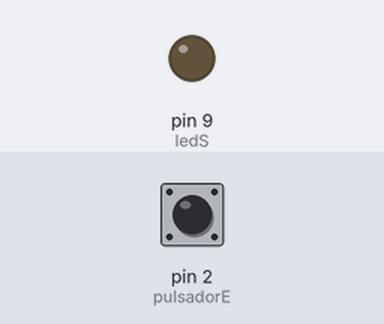
Simulated run of this sketch. Board: Arduino Uno, built with avr-gcc and run on an emulated ATmega328P. Parts: output pins drawn as LEDs (lit = HIGH). Inputs (shaded band) come from the test bench; at power-on: pin 2 (pulsadorE) LOW.

Above: at 1.2 s.
1.3 s: pin 2 (pulsadorE) pulled HIGH for 0.15 s
At 1.37 s:
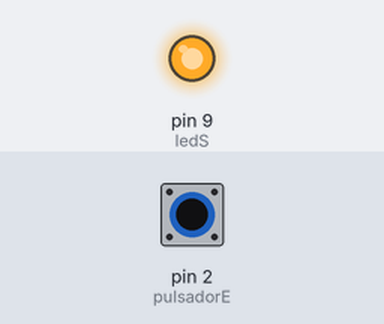
2.9 s: pin 2 (pulsadorE) pulled HIGH for 3.2 s
At 6.4 s:
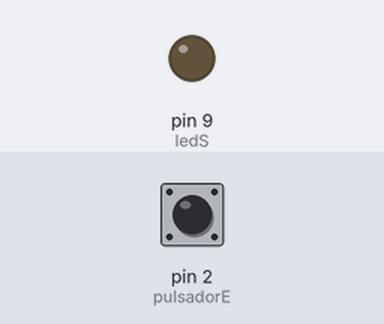
Timing chart, 0 to 7.9 s (numbered marks = the images above; inputs shaded):
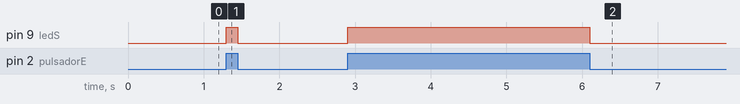

Measured:
- after the input at 1.3 s, pin 9 (ledS): LOW → HIGH at once, → LOW 0.15 s later
- after the input at 2.9 s, pin 9 (ledS): LOW → HIGH at once, → LOW 3.2 s later

The sketch:

_004_EntradaDigital.ino
```cpp
int pulsadorE=2;  //Indicamos el pin al que va el pulsador de entrada
int ledS=9; //Pin donde se encuentra el LED de salida

void setup(){ // Configuraciones
  pinMode(pulsadorE, INPUT); //Configurar pin 2 como entrada
  pinMode(ledS,OUTPUT); //Configurar pin 9 como salida
}
void loop(){
 //Condicional para saber estado del pulsador
 if (digitalRead(pulsadorE)==HIGH) //Pulsador NO accionado
   {
   digitalWrite(ledS,HIGH); //Enciende el LED
   }
   else //Pulsador accionado
   {
   digitalWrite(ledS,LOW); //Apaga el LED
   }
 }
```
